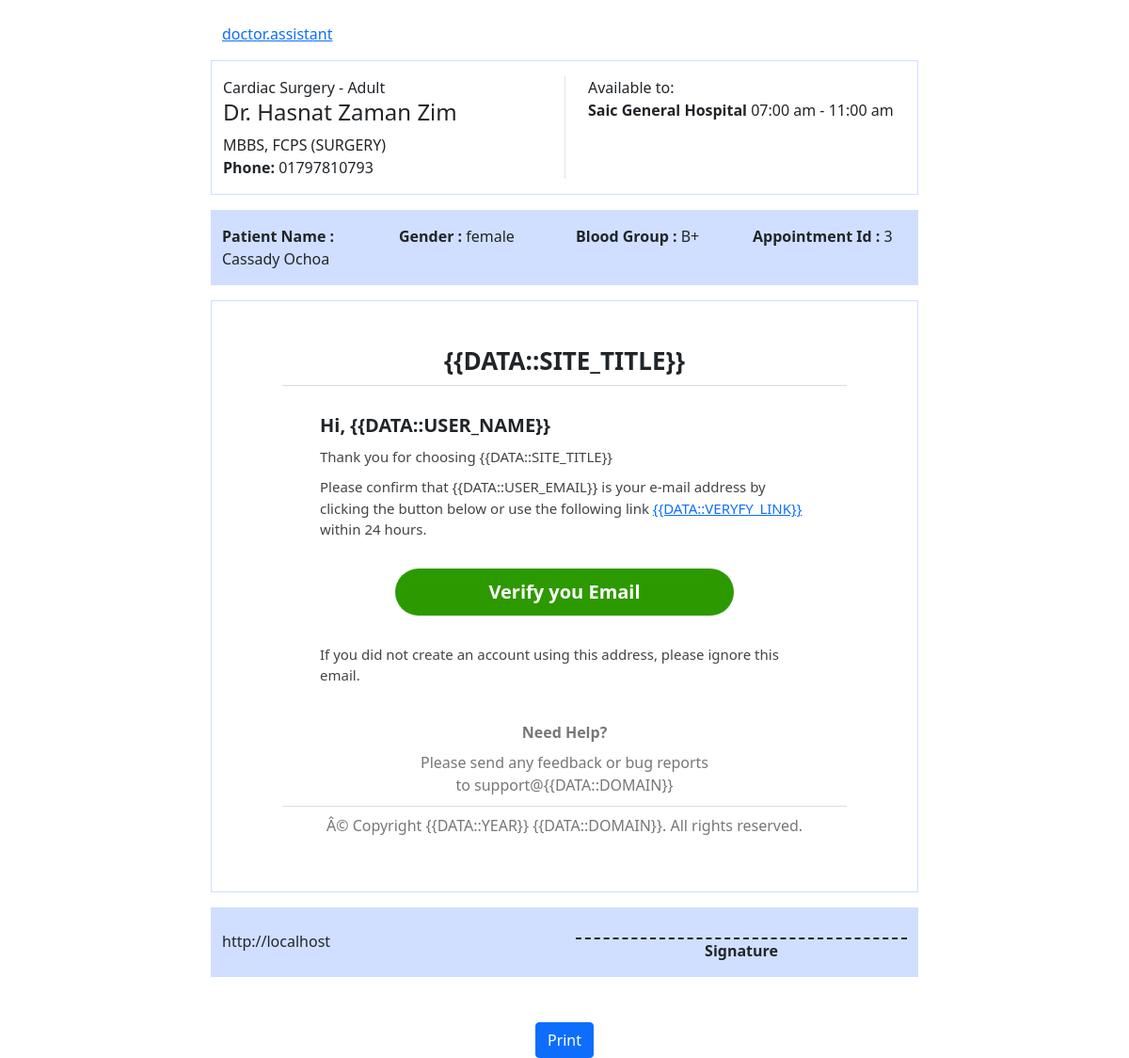
Page /report_view.php?id=1 (signed in) on the committed database.
### tables this page shows
CREATE TABLE `report` (
  `id` int(11) NOT NULL,
  `doc_id` int(11) NOT NULL,
  `appoint_id` int(11) NOT NULL,
  `title` varchar(250) NOT NULL,
  `prescription` text NOT NULL,
  `created_at` datetime NOT NULL
);

CREATE TABLE `department` (
  `id` int(11) NOT NULL,
  `name` varchar(100) NOT NULL,
  `status` int(11) NOT NULL DEFAULT 1,
  `created_at` datetime NOT NULL
);

CREATE TABLE `user` (
  `id` int(11) NOT NULL,
  `name` varchar(50) NOT NULL,
  `email` varchar(50) DEFAULT NULL,
  `phone` varchar(15) NOT NULL,
  `password` varchar(100) NOT NULL,
  `group_id` int(11) NOT NULL,
  `status` tinyint(4) NOT NULL DEFAULT 1,
  `created_at` datetime NOT NULL
);

CREATE TABLE `doctor` (
  `id` int(11) NOT NULL,
  `user_id` int(11) NOT NULL,
  `short_qualification` text NOT NULL,
  `about` text NOT NULL,
  `facebook` varchar(100) DEFAULT NULL,
  `linkedin` varchar(100) DEFAULT NULL,
  `specialist` text DEFAULT NULL,
  `experience` text DEFAULT NULL,
  `qualification` text DEFAULT NULL,
  `department_id` int(11) NOT NULL,
  `membership` text DEFAULT NULL,
  `status` int(11) NOT NULL DEFAULT 0,
  `created_at` datetime NOT NULL
);

CREATE TABLE `chamber_availability` (
  `id` int(11) NOT NULL,
  `doc_id` int(11) NOT NULL,
  `hospital_id` int(11) NOT NULL,
  `time_from` time NOT NULL,
  `time_to` time NOT NULL
);

CREATE TABLE `hospital` (
  `id` int(11) NOT NULL,
  `name` varchar(200) NOT NULL,
  `district` varchar(50) NOT NULL,
  `status` tinyint(4) NOT NULL DEFAULT 1,
  `created_at` datetime NOT NULL
);

CREATE TABLE `appointment` (
  `id` int(11) NOT NULL,
  `doc_id` int(11) NOT NULL,
  `user_id` int(11) NOT NULL,
  `hospital_id` int(11) NOT NULL,
  `name` varchar(100) DEFAULT NULL,
  `self` tinyint(4) NOT NULL,
  `symptom` text NOT NULL,
  `gender` tinyint(4) NOT NULL,
  `blood_group` varchar(20) DEFAULT NULL,
  `address` mediumtext DEFAULT NULL,
  `appoint_date` datetime NOT NULL,
  `status` tinyint(4) NOT NULL DEFAULT 1,
  `created_at` datetime NOT NULL
);

### config/functions.php (called while the page is built, shortened)
<?php
require_once __DIR__ . '/config.php';
$con = new mysqli(DB_HOSTNAME, DB_USERNAME, DB_PASSWORD, DB_DATABASE) or die("DB Error Occurred . $con->connect_error");
function GetData($sql)
{
	global $con;
	$query = $con->query($sql);
	$result = [];
	if ($query) {
		while ($row = $query->fetch_assoc()) {
			$result[] = $row;
		}
	}
	return (count($result) < 1 ? false : $result);
}
$getSingleData = static function ($sql) use ($con) {
	return $con->query($sql)->fetch_assoc();
};

### config/config.php (called while the page is built, shortened)
<?php
$gender = [0 => "female", 1 => "male"];

### report_view.php (the view, shortened to what this page needs)
<?php
require_once __DIR__ . '/includes/header.php';
$id = $_GET['id']??null;
$sql = "SELECT r.appoint_id, r.doc_id, d.short_qualification, doc.name as doctor, dept.name as dept_name, h.name AS hospital, u.email, u.phone, r.prescription, a.gender, a.blood_group, IF(self, u.name, a.name) as name, a.appoint_date FROM report as r JOIN appointment as a ON a.id = r.appoint_id JOIN user as u ON a.user_id = u.id JOIN hospital as h ON h.id = a.hospital_id JOIN doctor as d ON d.id = a.doc_id JOIN user as doc ON doc.id = d.user_id JOIN department AS dept ON dept.id = d.department_id WHERE r.id = $id";
$data = $getSingleData($sql);
$chamberTime = GetData("SELECT h.name as hospital, ca.time_from, ca.time_to FROM `chamber_availability` as ca JOIN hospital as h ON h.id = ca.hospital_id WHERE ca.doc_id = $data[doc_id]");
?>
<div id="print_view" class="p-4 bg-white mx-auto" style="width: 800px;">
    <div class="container">
        <div class="row justify-content-center">
            <div class="col-md-12">
                <a href="<?= SITE_URL ?>" class="logo mx-auto">doctor.assistant</a>
            </div>
        </div>
        <div class="row border my-3" style="border-color: #d0dfff !important;-webkit-print-color-adjust: exact;">
            <div class="col-md-6 col-print-6 my-3">
                <p class="mb-0"><?= $data['dept_name'] ?></p>
                <h4><?= $data['doctor'] ?></h4>
                <div><?= $data['short_qualification'] ?></div>
                <div><b>Phone: </b> <?= $data['phone'] ?></div>
            </div>
            <div class="col-md-6 col-print-6 my-3 border-start ps-4">
				<?php if (!empty($chamberTime)) { ?>
                    <p class="mb-0">Available to:</p>
					<?php foreach ($chamberTime as $time) { ?>
                        <span class="fw-bold"><?= $time['hospital'] ?></span>
                        <span><?= date('h:i a', strtotime($time['time_from'])) ?>  - <?= date('h:i a', strtotime($time['time_to'])) ?></span>
					<?php } ?>
				<?php } ?>
            </div>
        </div>
        <div class="row mb-3 py-3" style="background-color:#d0dfff;-webkit-print-color-adjust: exact;">
            <div class="col-md-3 col-print-3"><b>Patient Name : </b><?= $data['name'] ?></div>
            <div class="col-md-3 col-print-3"><b>Gender : </b><?= $gender[$data['gender']] ?></div>
            <div class="col-md-3 col-print-3"><b>Blood Group : </b><?= $data['blood_group'] ?></div>
            <div class="col-md-3 col-print-3"><b>Appointment Id : </b><?= $data['appoint_id'] ?></div>
        </div>
        <div class="row mb-3">
            <div class="col-md-12 border p-2" style="border-color: #d0dfff !important;-webkit-print-color-adjust: exact;">
				<?= htmlspecialchars_decode($data['prescription']) ?>
            </div>
        </div>
        <div class="row pt-4 pb-3" style="background-color:#d0dfff;-webkit-print-color-adjust: exact;">
            <div class="col-md-6 col-print-6">
				<?= (strpos(strtolower($_SERVER['SERVER_PROTOCOL']), 'https') === false ? 'http' : 'https') . '://' . $_SERVER['SERVER_NAME'] ?>
            </div>
            <div class="col-md-6 col-print-6 text-center">
                <div class="fw-bold mt-2" style="border-top: 2px dashed">Signature</div>
            </div>
        </div>
    </div>
</div>
<div class="container">
    <div class="row mt-4">
        <div class="col-md-12 text-center">
            <a href="javascript:print()" class="btn btn-primary"><span data-feather="print"></span> Print</a>
        </div>
    </div>
</div>

### rows in the picture
report: department.name "Cardiac Surgery - Adult", user.name "Dr. Hasnat Zaman Zim", doctor.short_qualification "MBBS, FCPS (SURGERY)", user.phone "01797810793", appointment.gender "female", appointment.blood_group "B+", appoint "3", prescription "{{DATA::SITE_TITLE}} Hi, {{DATA::USER_NAME}} Thank you for choosing {{DATA::SITE_TITLE}} Please confirm that {{DATA::USER_EMAIL}} is your e-mail address by clicking the button below or use the following link {{DATA::VERYFY_LINK}} within 24 hours. Verify you Email If you did not create an account using this address, please ignore this email. Need Help? Please send any feedback or bug reports to support@{{DATA::DOMAIN}} Â© Copyright {{DATA::YEAR}} {{DATA::DOMAIN}}. All rights reserved."
chamber_availability: hospital.name "Saic General Hospital", time_from "07:00 am", time_to "11:00 am"

### other values in the picture
$data['name'] "Cassady Ochoa"
$_SERVER['SERVER_NAME'] "localhost"
